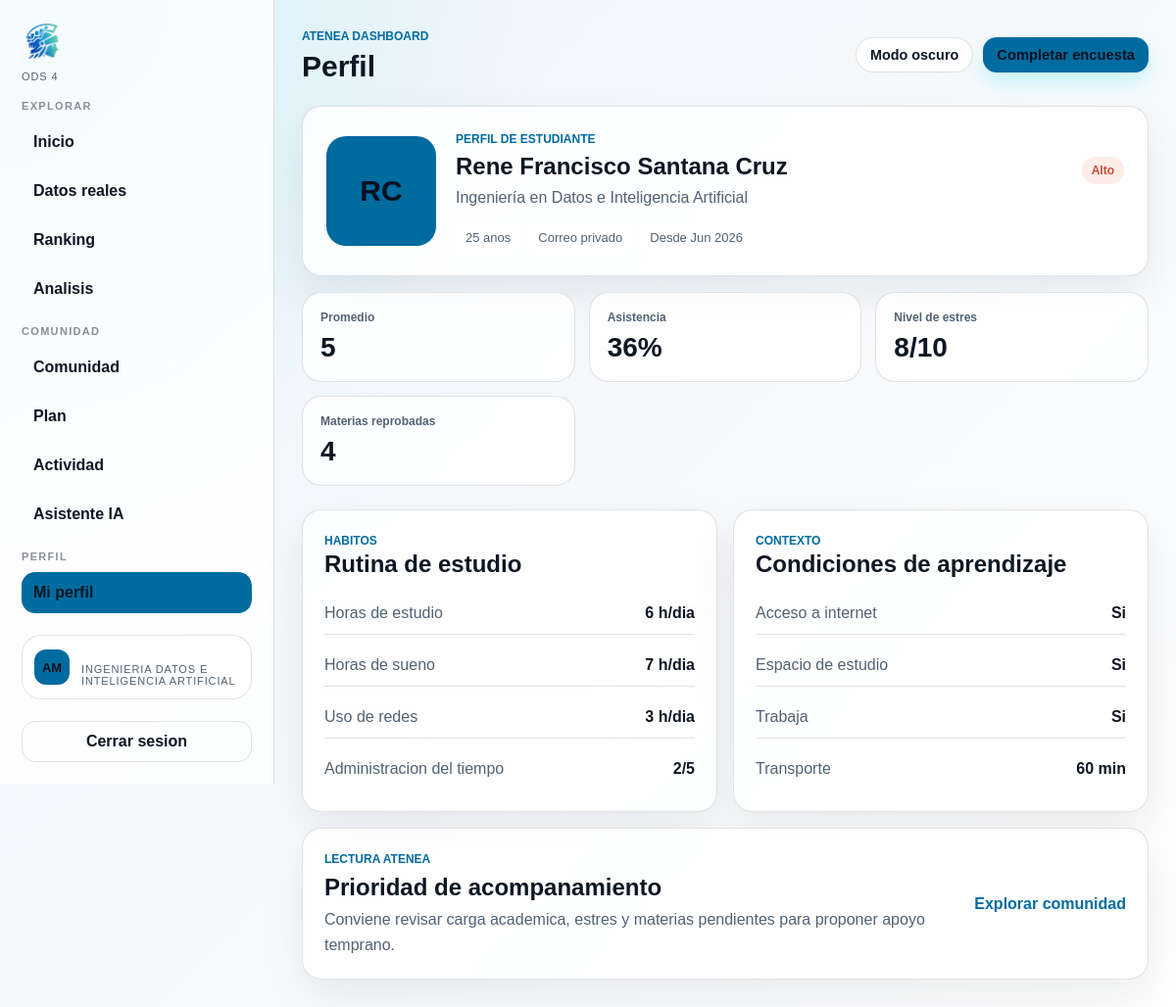
/PHP/dashboard.php?v=profile&id=17 (signed in), run on the app's committed database.
### tables this page shows
CREATE TABLE `usuarios` (
  `id` int(11) NOT NULL,
  `nombre` varchar(100) NOT NULL,
  `correo` varchar(100) NOT NULL,
  `password` varchar(255) NOT NULL,
  `edad` int(11) DEFAULT NULL,
  `carrera` varchar(100) DEFAULT NULL,
  `fecha_registro` timestamp NOT NULL DEFAULT current_timestamp(),
  `rol` enum('usuario','admin') DEFAULT 'usuario',
  `estado` enum('activo','bloqueado') NOT NULL DEFAULT 'activo'
);

### PHP/dashboard.php (the view, shortened to what this page needs)
<?php
require_once("conexion.php");
$view = $_GET["v"] ?? "home";
$userId = (int) $_SESSION["usuario_id"];
$currentUser = [
    "nombre" => $_SESSION["usuario_nombre"] ?? "Estudiante",
    "correo" => $_SESSION["usuario_correo"] ?? "",
    "carrera" => "Atenea",
];
$stmt = $conn->prepare("SELECT nombre, correo, carrera FROM usuarios WHERE id = ? LIMIT 1");
if ($stmt) {
    $stmt->bind_param("i", $userId);
    $stmt->execute();
    $result = $stmt->get_result();
    if ($result && $result->num_rows === 1) {
        $currentUser = $result->fetch_assoc();
    }
}
function h($value): string
{
    return htmlspecialchars((string) ($value ?? ""), ENT_QUOTES, "UTF-8");
}
function initials(?string $name): string
{
    $name = trim((string) $name);
    $parts = preg_split('/\s+/', $name);
    $first = function_exists("mb_substr") ? mb_substr($parts[0], 0, 1, "UTF-8") : substr($parts[0], 0, 1);
    $lastPart = end($parts);
    $second = count($parts) > 1
        ? (function_exists("mb_substr") ? mb_substr($lastPart, 0, 1, "UTF-8") : substr($lastPart, 0, 1))
        : "";
    return function_exists("mb_strtoupper") ? mb_strtoupper($first . $second, "UTF-8") : strtoupper($first . $second);
}
function metricValue($value, string $suffix = "", string $empty = "Sin dato"): string
{
    if (is_numeric($value)) {
        $value = rtrim(rtrim(number_format((float) $value, 1, ".", ""), "0"), ".");
    }
    return h($value . $suffix);
}
function riskBadgeClass(?string $level): string
{
    return match ($level) {
        "Alto" => "risk-alto",
        "Medio" => "risk-medio",
        "Bajo" => "risk-bajo",
        default => "risk-neutral",
    };
}
function riskBadgeText(?string $level): string
{
    return in_array($level, ["Alto", "Medio", "Bajo"], true) ? $level : "Sin datos";
}
function yesNoValue($value): string
{
    return (int) $value === 1 ? "Si" : "No";
}
$labels = [
    "home" => "Inicio",
    "profile" => "Perfil",
    "ranking" => "Ranking",
    "analysis" => "Analisis",
    "data" => "Datos reales",
    "plan" => "Plan",
    "community" => "Comunidad",
    "activity" => "Actividad",
    "assistant" => "Asistente IA",
];
$topAction = [
    "label" => "Completar encuesta",
    "href" => "form.php",
];
?>
<!DOCTYPE html>
<html lang="es">
<head>
    <link rel="stylesheet" href="../CSS/dashboard.css">
</head>
<body>
    <div class="dashboard-shell">
        <aside class="sidebar" id="dashboardSidebar">
            <a class="brand" href="dashboard.php?v=home" aria-label="Ir al inicio">
                <img src="../IMG/favicon.png" alt="Logo Atenea" class="brand-image">
                <small>ODS 4</small>
            </a>
            <nav class="nav" aria-label="Navegacion principal">
                <span class="nav-group">Explorar</span>
                <a class="<?= $view === "home" ? "active" : "" ?>" href="dashboard.php?v=home">
                    <span>Inicio</span>
                </a>
                <a class="<?= $view === "data" ? "active" : "" ?>" href="dashboard.php?v=data">
                    <span>Datos reales</span>
                </a>
                <a class="<?= $view === "ranking" ? "active" : "" ?>" href="dashboard.php?v=ranking">
                    <span>Ranking</span>
                </a>
                <a class="<?= $view === "analysis" ? "active" : "" ?>" href="dashboard.php?v=analysis">
                    <span>Analisis</span>
                </a>
                <span class="nav-group">Comunidad</span>
                <a class="<?= $view === "community" ? "active" : "" ?>" href="dashboard.php?v=community">
                    <span>Comunidad</span>
                </a>
                <a class="<?= $view === "plan" ? "active" : "" ?>" href="dashboard.php?v=plan">
                    <span>Plan</span>
                </a>
                <a class="<?= $view === "activity" ? "active" : "" ?>" href="dashboard.php?v=activity">
                    <span>Actividad</span>
                </a>
                <a class="<?= $view === "assistant" ? "active" : "" ?>" href="dashboard.php?v=assistant">
                    <span>Asistente IA</span>
                </a>
                <span class="nav-group">Perfil</span>
                <a class="<?= $view === "profile" ? "active" : "" ?>" href="dashboard.php?v=profile">
                    <span>Mi perfil</span>
                </a>
            </nav>
            <div class="sidebar-card">
                <div class="mini-avatar"><?= h(initials($currentUser["nombre"] ?? "")) ?></div>
                <div>
                    <strong><?= h($currentUser["nombre"] ?? "Estudiante") ?></strong>
                    <small><?= h($currentUser["carrera"] ?? "Atenea") ?></small>
                </div>
            </div>
            <a class="logout-link" href="logout.php">Cerrar sesion</a>
        </aside>
        <main class="main">
            <header class="topbar">
                <div>
                    <p class="eyebrow">Atenea Dashboard</p>
                    <h1><?= h($labels[$view]) ?></h1>
                </div>
                <div class="topbar-actions">
                    <button type="button" class="theme-toggle theme-toggle--dashboard" data-theme-toggle>Modo oscuro</button>
                    <?php if ($topAction): ?>
                        <a class="primary-action primary-action--small" href="<?= h($topAction["href"]) ?>"><?= h($topAction["label"]) ?></a>
                    <?php endif; ?>
                </div>
            </header>
            <?php
            switch ($view) {
                case "profile":
                    include "../VIEWS/profile.php";
                    break;
            }
            ?>
        </main>
    </div>
</body>
</html>

### VIEWS/profile.php (shortened to what this page needs)
<?php
$profileId = isset($_GET["id"]) ? (int) $_GET["id"] : $userId;
$isOwnProfile = $profileId === $userId;
$sql = "
    SELECT
        u.id,
        u.nombre,
        u.correo,
        u.edad,
        u.carrera,
        u.fecha_registro,
        e.promedio,
        e.materias_reprobadas,
        e.asistencia,
        e.horas_estudio,
        e.horas_sueno,
        e.uso_redes,
        e.actividad_fisica,
        e.entrega_tareas,
        e.tiempo_transporte,
        e.trabaja,
        e.acceso_internet,
        e.espacio_estudio,
        e.nivel_estres,
        e.desmotivacion,
        e.herramientas_digitales,
        e.administracion_tiempo,
        e.fecha_encuesta,
        r.nivel_riesgo,
        r.puntuacion_riesgo
    FROM usuarios u
    LEFT JOIN (
        SELECT e1.*
        FROM encuestas e1
        INNER JOIN (
            SELECT usuario_id, MAX(id) AS latest_id
            FROM encuestas
            WHERE usuario_id IS NOT NULL
            GROUP BY usuario_id
        ) latest ON latest.latest_id = e1.id
    ) e ON e.usuario_id = u.id
    LEFT JOIN resultados r ON r.encuesta_id = e.id
    WHERE u.id = ?
    LIMIT 1
";
$stmt = $conn->prepare($sql);
$profile = null;
if ($stmt) {
    $stmt->bind_param("i", $profileId);
    $stmt->execute();
    $profile = $stmt->get_result()->fetch_assoc();
}
?>
<?php if (!$profile): ?>
    <section class="empty-state">
        <h2>Usuario no encontrado</h2>
        <p>El perfil que intentas abrir no existe o ya no esta disponible.</p>
        <a class="primary-action" href="dashboard.php?v=home">Volver al inicio</a>
    </section>
<?php else: ?>
    <?php $riskLevel = $profile["nivel_riesgo"] ?? null; ?>
    <section class="profile-hero">
        <div class="profile-avatar"><?= h(initials($profile["nombre"])) ?></div>
        <div class="profile-main">
            <div class="profile-title-row">
                <div>
                    <p class="eyebrow"><?= $isOwnProfile ? "Mi perfil academico" : "Perfil de estudiante" ?></p>
                    <h2><?= h($profile["nombre"]) ?></h2>
                    <p><?= h($profile["carrera"] ?: "Carrera no registrada") ?></p>
                </div>
                <span class="risk-pill <?= h(riskBadgeClass($riskLevel)) ?>"><?= h(riskBadgeText($riskLevel)) ?></span>
            </div>
            <div class="profile-tags">
                <span><?= metricValue($profile["edad"], " anos", "Edad sin dato") ?></span>
                <span><?= $isOwnProfile ? h($profile["correo"]) : "Correo privado" ?></span>
                <span>Desde <?= h(date("M Y", strtotime($profile["fecha_registro"]))) ?></span>
            </div>
        </div>
    </section>
    <section class="metric-grid">
        <article class="metric-card">
            <small>Promedio</small>
            <strong><?= metricValue($profile["promedio"]) ?></strong>
        </article>
        <article class="metric-card">
            <small>Asistencia</small>
            <strong><?= metricValue($profile["asistencia"], "%") ?></strong>
        </article>
        <article class="metric-card">
            <small>Nivel de estres</small>
            <strong><?= metricValue($profile["nivel_estres"], "/10") ?></strong>
        </article>
        <article class="metric-card">
            <small>Materias reprobadas</small>
            <strong><?= metricValue($profile["materias_reprobadas"]) ?></strong>
        </article>
    </section>
    <section class="content-grid">
        <article class="detail-panel">
            <div class="section-head compact">
                <div>
                    <p class="eyebrow">Habitos</p>
                    <h2>Rutina de estudio</h2>
                </div>
            </div>
            <div class="detail-list">
                <div>
                    <span>Horas de estudio</span>
                    <strong><?= metricValue($profile["horas_estudio"], " h/dia") ?></strong>
                </div>
                <div>
                    <span>Horas de sueno</span>
                    <strong><?= metricValue($profile["horas_sueno"], " h/dia") ?></strong>
                </div>
                <div>
                    <span>Uso de redes</span>
                    <strong><?= metricValue($profile["uso_redes"], " h/dia") ?></strong>
                </div>
                <div>
                    <span>Administracion del tiempo</span>
                    <strong><?= metricValue($profile["administracion_tiempo"], "/5") ?></strong>
                </div>
            </div>
        </article>
        <article class="detail-panel">
            <div class="section-head compact">
                <div>
                    <p class="eyebrow">Contexto</p>
                    <h2>Condiciones de aprendizaje</h2>
                </div>
            </div>
            <div class="detail-list">
                <div>
                    <span>Acceso a internet</span>
                    <strong><?= yesNoValue($profile["acceso_internet"]) ?></strong>
                </div>
                <div>
                    <span>Espacio de estudio</span>
                    <strong><?= yesNoValue($profile["espacio_estudio"]) ?></strong>
                </div>
                <div>
                    <span>Trabaja</span>
                    <strong><?= yesNoValue($profile["trabaja"]) ?></strong>
                </div>
                <div>
                    <span>Transporte</span>
                    <strong><?= metricValue($profile["tiempo_transporte"], " min") ?></strong>
                </div>
            </div>
        </article>
    </section>
    <section class="insight-panel">
        <div>
            <p class="eyebrow">Lectura Atenea</p>
            <h2><?= $riskLevel === "Alto" ? "Prioridad de acompanamiento" : ($riskLevel === "Medio" ? "Seguimiento recomendado" : "Avance saludable") ?></h2>
            <p>
                <?php if ($riskLevel === "Alto"): ?>
                    Conviene revisar carga academica, estres y materias pendientes para proponer apoyo temprano.
                <?php elseif ($riskLevel === "Medio"): ?>
                    Hay senales que pueden mejorar con habitos mas constantes y seguimiento academico.
                <?php else: ?>
                    El perfil muestra indicadores estables; mantener rutinas ayudara a sostener el desempeno.
                <?php endif; ?>
            </p>
        </div>
        <a class="text-link" href="dashboard.php?v=home">Explorar comunidad</a>
    </section>
<?php endif; ?>

### data on the page
usuarios: nombre "AM", carrera "INGENIERIA DATOS E INTELIGENCIA ARTIFICIAL"
usuarios: nombre "RC", nombre "Rene Francisco Santana Cruz", carrera "Ingeniería en Datos e Inteligencia Artificial", edad "25 anos", fecha_registro "Jun 2026"

### other printed values
$labels[$view] "Perfil"
$topAction["label"] "Completar encuesta"
riskBadgeText($riskLevel) "Alto"
metricValue($profile["promedio"]) "5"
metricValue($profile["asistencia"], "%") "36%"
metricValue($profile["nivel_estres"], "/10") "8/10"
metricValue($profile["materias_reprobadas"]) "4"
metricValue($profile["horas_estudio"], " h/dia") "6 h/dia"
metricValue($profile["horas_sueno"], " h/dia") "7 h/dia"
metricValue($profile["uso_redes"], " h/dia") "3 h/dia"
metricValue($profile["administracion_tiempo"], "/5") "2/5"
yesNoValue($profile["acceso_internet"]) "Si"
yesNoValue($profile["espacio_estudio"]) "Si"
yesNoValue($profile["trabaja"]) "Si"
metricValue($profile["tiempo_transporte"], " min") "60 min"
